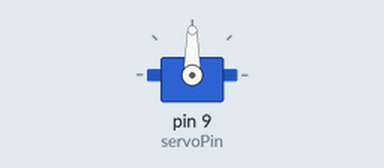
Recording of a sketch running on a simulated Arduino Uno, built with avr-gcc and run on an emulated ATmega328P. Shown: servo.

Above: at 0.05 s.
At 0.8 s:
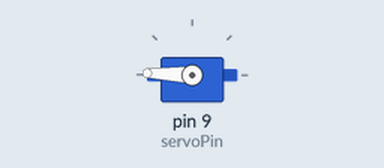
At 1.55 s:
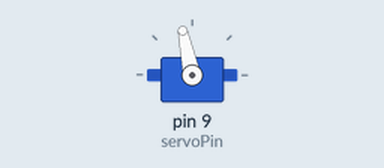
At 3.1 s:
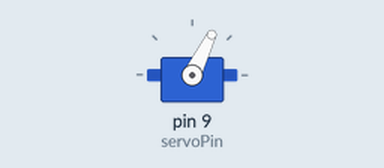
Timing chart, 0 to 7.1 s (numbered marks = the images above):
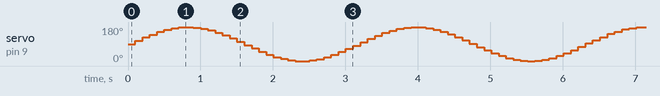

The sketch:

Arduino_Week2_Servo.ino
```cpp
#include <Servo.h>

Servo servo;

float x = 0;

void setup() {
  int servoPin = 9;
  servo.attach(servoPin);
}

void loop() {
  float angle = ((sin(x) + 1.0) / 2.0) * 180.0;
  x = x + 0.2;

  servo.write(angle);

  delay(100);
}
```
